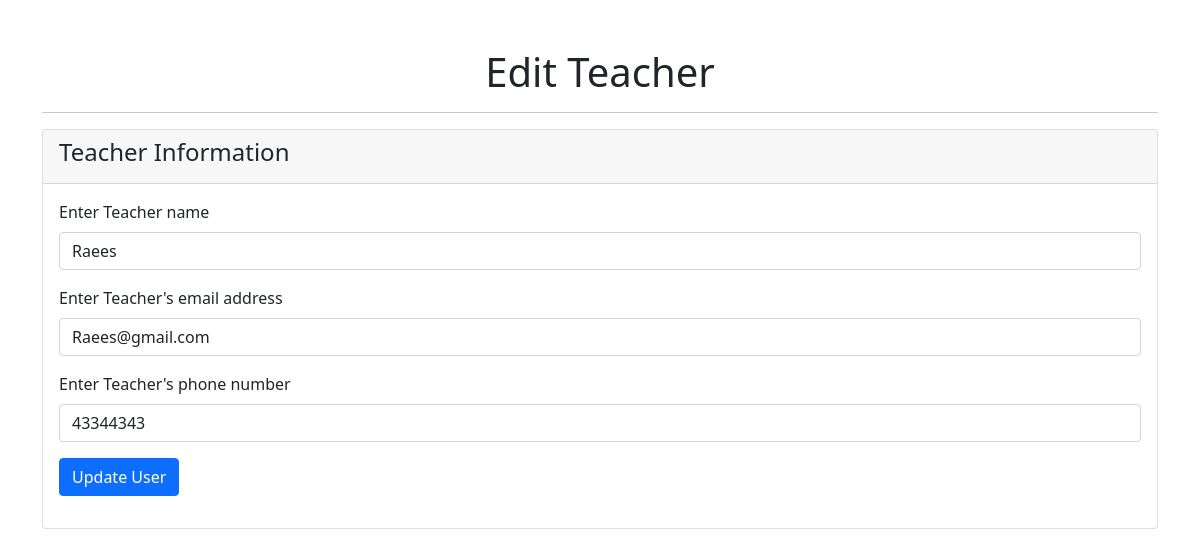
Screenshot of /teacher_edit.php?id=1 with the database file from the repository.
### tables this page shows
CREATE TABLE `teacher_password` (
  `teacher_id` int(40) NOT NULL,
  `teacher_name` varchar(50) NOT NULL,
  `teacher_email` varchar(50) NOT NULL,
  `teacher_phone` varchar(50) NOT NULL,
  `teacher_password` varchar(50) NOT NULL
);

### teacher_edit.php (the view, shortened to what this page needs)
<?php
include 'config.php';
if (isset($_GET['id'])) {
    $id = mysqli_escape_string($conn, $_GET['id']);
    $query = "SELECT * FROM teacher_password WHERE teacher_id='$id'";
    $result = mysqli_query($conn, $query);
    $row = mysqli_fetch_assoc($result);
}
?>
<!DOCTYPE html>
<html lang="en">
<head>
    <link href="https://cdn.jsdelivr.net/npm/bootstrap@5.0.2/dist/css/bootstrap.min.css" rel="stylesheet">
</head>
<body>
    <div class="container mt-5">
        <h1 class="text-center">Edit Teacher</h1>
        <hr>
        <div class="row">
            <div class="col-xs-12">
                <div class="card">
                    <div class="card-header">
                        <h4 class="card-title">Teacher Information</h4>
                    </div>
                    <div class="card-body">
                        <form method="post" id="edit_user" action="<?php echo $_SERVER['PHP_SELF']; ?>">
                            <div class="mb-3">
                                <label for="username" class="form-label">Enter Teacher name</label>
                                <input type="text" class="form-control" id="username" name="username" placeholder="Enter Teacher name" value="<?php echo $row['teacher_name']; ?>" required>
                            </div>
                            <div class="mb-3">
                                <label for="email" class="form-label">Enter Teacher's email address</label>
                                <input type="text" class="form-control" id="email" name="email" placeholder="Enter Teacher's email address" value="<?php echo $row['teacher_email']; ?>" required>
                            </div>
                            <div class="mb-3">
                                <label for="phone" class="form-label">Enter Teacher's phone number</label>
                                <input type="text" class="form-control" id="phone" name="phone" placeholder="Enter Teacher's phone number" value="<?php echo $row['teacher_phone']; ?>">
                            </div>
                            <div class="mb-3">
                                <button type="submit" id="action_edit_user" class="btn btn-primary">Update User</button>
                            </div>
                        </form>
                    </div>
                </div>
            </div>
        </div>
    </div>
</body>
</html>

### rows the page displays
teacher_password: username "Raees", email "Raees@gmail.com", phone "43344343"
